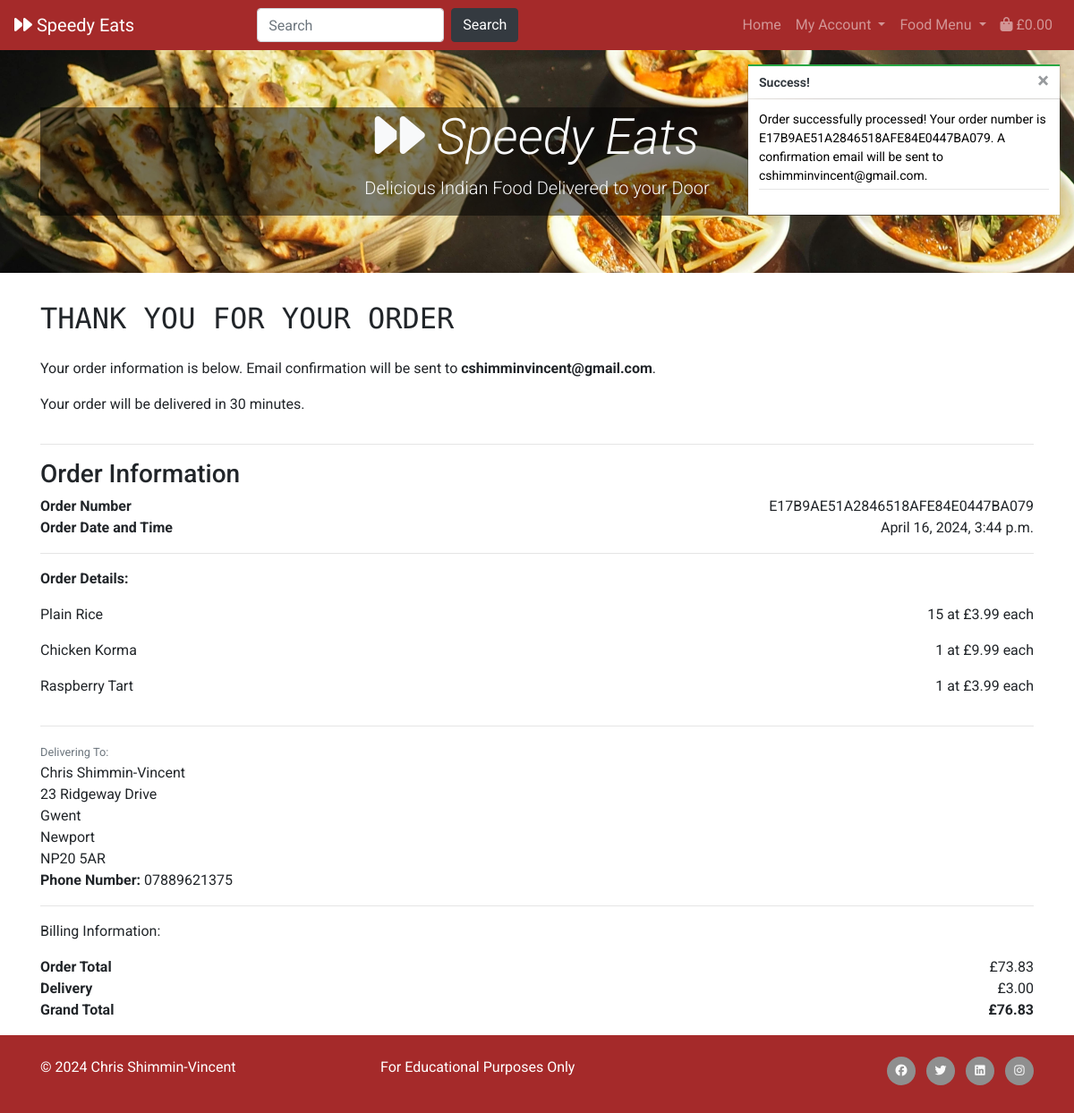
Screenshot of /checkout/checkout_success/E17B9AE51A2846518AFE84E0447BA079/ with the database file from the repository.
### checkout/models.py (models this page shows, shortened)
class Order(models.Model):
    order_number = models.CharField(max_length=32, null=False, editable=False)
    date = models.DateTimeField(auto_now_add=True)
    user_profile = models.ForeignKey(UserProfile, on_delete=models.SET_NULL,
                                     null=True, blank=True,
                                     related_name='orders')
    full_name = models.CharField(max_length=50, null=False, blank=False)
    email = models.EmailField(max_length=254, null=False, blank=False)
    phone_number = models.CharField(max_length=20, null=False, blank=False)
    street_address1 = models.CharField(max_length=80, null=False, blank=False)
    street_address2 = models.CharField(max_length=80, null=True, blank=True)
    town_or_city = models.CharField(max_length=40, null=False, blank=False)
    county = models.CharField(max_length=80, null=False, blank=False)
    postcode = models.CharField(max_length=20, null=False, blank=False)
    delivery_cost = models.DecimalField(max_digits=6, decimal_places=2,
                                        null=False, default=0)
    order_total = models.DecimalField(max_digits=10, decimal_places=2,
                                      null=False, default=0)
    grand_total = models.DecimalField(max_digits=10, decimal_places=2,
                                      null=False, default=0)
    original_bag = models.TextField(null=False, blank=False, default='')
    stripe_pid = models.CharField(max_length=254, null=False,
                                  blank=False, default='')

class OrderLineItem(models.Model):
    order = models.ForeignKey(Order, null=False, blank=False,
                              on_delete=models.CASCADE,
                              related_name='lineitems')
    product = models.ForeignKey(Product, null=False, blank=False,
                                on_delete=models.CASCADE)
    quantity = models.IntegerField(null=False, blank=False, default=0)
    lineitem_total = models.DecimalField(max_digits=6, decimal_places=2,
                                         null=False, blank=False,
                                         editable=False)

### products/models.py (models this page shows, shortened)
class Product(models.Model):
    category = models.ForeignKey('Category', null=True,
                                 blank=True, on_delete=models.SET_NULL)
    product_code = models.CharField(max_length=254, null=True, blank=True)
    name = models.CharField(max_length=254)
    description = models.TextField()
    price = models.DecimalField(max_digits=6, decimal_places=2)
    image_url = models.URLField(max_length=1024, null=True, blank=True)
    image = models.ImageField(null=True, blank=True)

### checkout/views.py (the view, shortened to what this page needs)
# urls.py: path('checkout_success/<order_number>/',
def checkout_success(request, order_number):
    order = get_object_or_404(Order, order_number=order_number)
    save_info = request.session.get('save_info')
    if request.user.is_authenticated:
        profile = UserProfile.objects.get(user=request.user)
        order.user_profile = profile
        order.save()
    template = 'checkout/checkout_success.html'
    if 'bag' in request.session:
        del request.session['bag']
    messages.success(request, f'Order successfully processed! \
        Your order number is {order_number}. A confirmation \
        email will be sent to {order.email}.')
    context = {
        'order': order,
        'delivery_time': settings.DELIVERY_TIME,
        'no_bag': True,
    }
    return render(request, template, context)

### bag/contexts.py (called while the page is built, shortened)
def bag_contents(request):
    bag_items = []
    product_count = 0
    total = 0
    delivery = Decimal(settings.STANDARD_DELIVERY)
    grand_total = 0
    bag = request.session.get('bag', {})
    if total < settings.MINIMUM_ORDER_VALUE:
        minimum_value_met = False
    else:
        minimum_value_met = True
    minimum_order_delta = settings.MINIMUM_ORDER_VALUE - total
    grand_total = total + delivery
    context = {
        'minimum_value_met': minimum_value_met,
        'bag_items': bag_items,
        'product_count': product_count,
        'total': total,
        'minimum_order_delta': minimum_order_delta,
        'minimum_order_value': settings.MINIMUM_ORDER_VALUE,
        'delivery': delivery,
        'grand_total': grand_total,
    }
    return context

### checkout/templates/checkout/checkout_success.html (shortened to what this page needs)
{% extends "base.html" %}
{% load static %}
{% block extra_css %}
<link rel="stylesheet" href="{% static 'checkout/css/checkout.css' %}">
{% endblock %}
{% block content %}
    <div class="container">
        <div class="row">
            <div class="col">
                <h2 class="logo-font mb-4">Thank You For Your Order</h2>
                <p>Your order information is below. Email confirmation will be sent to <strong>{{ order.email }}</strong>.</p>
                <p>Your order will be delivered in {{ delivery_time }} minutes.</p>
            </div>
        </div>
        <hr>
        <div class="row">
            <div class="col">
                <h3>Order Information</h3>
            </div>
        </div>
        <div class="row">
            <div class="col-12 col-md-4">
                <p class="mb-0 text-black font-weight-bold">Order Number</p>
            </div>
            <div class="col-12 col-md-8 text-md-right">
                <p class="mb-0">{{ order.order_number }}</p>
            </div>
        </div>
        <div class="row">
            <div class="col-12 col-md-4">
                <p class="mb-0 text-black font-weight-bold">Order Date and Time</p>
            </div>
            <div class="col-12 col-md-8 text-md-right">
                <p class="mb-0">{{ order.date }}</p>
            </div>
        </div>
        <hr>
        <div class="row">
            <div class="col">
                <p><strong>Order Details:</strong></p>
            </div>
        </div>
        {% for item in order.lineitems.all %}
        <div class="row">
            <div class="col-12 col-md-4">
                <p>
                    {{ item.product.name }}</p>
            </div>
            <div class="col-12 col-md-8 text-md-right">
                <p>{{ item.quantity }} at £{{ item.product.price }} each</p>
            </div>
        </div>
        {% endfor %}
        <hr>
        <div class="row">
            <div class="col">
                <small class="text-muted">Delivering To:</small>
            </div>
        </div>
        <div class="row">
            <div class="col">
                <p class="mb-0">{{ order.full_name }}</p>
                <p class="mb-0">{{ order.street_address1 }}</p>
                <p class="mb-0">{{ order.county }}</p>
                <p class="mb-0">{{ order.town_or_city }}</p>
                <p class="mb-0">{{ order.postcode }}</p>
                <p class="mb-0"><strong>Phone Number:</strong> {{ order.phone_number }}</p>
            </div>
        </div>
        <hr>
        <div class="row">
            <div class="col">
                <p>Billing Information:</p>
            </div>
        </div>
        <div class="row">
            <div class="col-12 col-md-4">
                <p class="mb-0 text-black font-weight-bold">Order Total</p>
            </div>
            <div class="col-12 col-md-8 text-md-right">
                <p class="mb-0">£{{ order.order_total }}</p>
            </div>
        </div>
        <div class="row">
            <div class="col-12 col-md-4">
                <p class="mb-0 text-black font-weight-bold">Delivery</p>
            </div>
            <div class="col-12 col-md-8 text-md-right">
                <p class="mb-0">£{{ order.delivery_cost }}</p>
            </div>
        </div>
        <div class="row mb-3">
            <div class="col-12 col-md-4">
                <p class="mb-0 text-black font-weight-bold">Grand Total</p>
            </div>
            <div class="col-12 col-md-8 text-md-right">
                <p class="mb-0"><strong>£{{ order.grand_total }}</strong></p>
            </div>
        </div>
    </div>
{% endblock %}

### static/css/base.css (style rules this page uses)
body { font-family: 'Roboto', sans-serif; }
.logo-font { text-transform: uppercase; font-family: 'Reddit Mono', monospace; }

### rows the page displays
Order: email "cshimminvincent@gmail.com", order_number "E17B9AE51A2846518AFE84E0447BA079", date "April 16, 2024, 3:44 p.m.", full_name "Chris Shimmin-Vincent", street_address1 "23 Ridgeway Drive", county "Gwent", town_or_city "Newport", postcode "NP20 5AR", phone_number "07889621375", order_total "73.83", delivery_cost "3.00", grand_total "76.83"
OrderLineItem: product.name "Plain Rice", quantity "15", product.price "3.99"
OrderLineItem: product.name "Chicken Korma", quantity "1", product.price "9.99"
OrderLineItem: product.name "Raspberry Tart", quantity "1", product.price "3.99"

### other values shown
{{ total|floatformat:2 }} "0.00"
{{ message }} "Order successfully processed! Your order number is E17B9AE51A2846518AFE84E0447BA079. A confirmation email will be sent to cshimminvincent@gmail.com."
{{ delivery_time }} "30"
